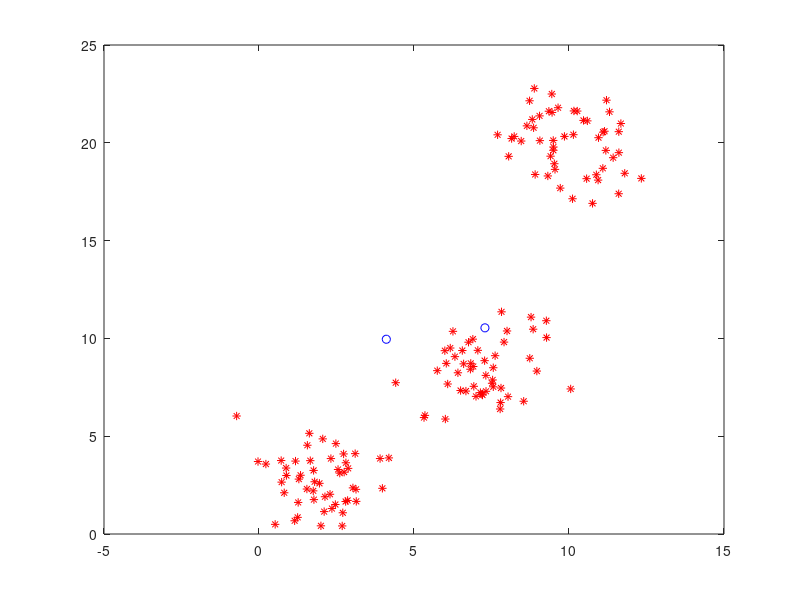

MATLAB code to generate this figure:

n=50;
%%%%%%%%generate guassian points
mu = [2 3];
SIGMA = [1 0; 0 2];
r = mvnrnd(mu,SIGMA,n);
plot(r(:,1),r(:,2),'r*');
x = r;
hold on;

mu = [7 8];
SIGMA = [ 1 0; 0 2];
r2 = mvnrnd(mu,SIGMA,n);
plot(r2(:,1),r2(:,2),'r*')
x = [x;r2];
hold on;

mu = [10 20];
SIGMA = [ 1 0; 0 2];
r3 = mvnrnd(mu,SIGMA,n);
plot(r3(:,1),r3(:,2),'r*')
x = [x;r3];
hold on;
% 
% mu = [5 30];
% SIGMA = [ 1 0; 0 2];
% r4 = mvnrnd(mu,SIGMA,n);
% plot(r4(:,1),r4(:,2),'r*')
% x = [x;r4];
% hold on;
% 
% mu = [2.5 18];
% SIGMA = [ 1 0; 0 2];
% r5 = mvnrnd(mu,SIGMA,n);
% plot(r5(:,1),r5(:,2),'r*')
% x = [x;r5];
% hold on;






%%%%%%%%%%%%%%%%%%%%%%%%%%%%%%%%%




time=0;
k=2;
z=x(1:k,1:2);
z1=zeros(k,2);
while time<=1000
    count=zeros(k,1);  
    allsum=zeros(k,2);  
    num=[];  
    temp=[];  
    sum(1,1)=0;
    for i=1:size(x,1)
        for j=1:k
        temp(j,1)=sqrt((z(j,1)-x(i,1)).^2+(z(j,2)-x(i,2)).^2);
        temp(j,2)=j;
        end
        temp=sortrows(temp,1);  
        c=temp(1,2);       
        if temp(k,1)>sum(1,1)  
            sum(1,1)=temp(k,1);
            sum(1,2)=temp(k,2); 
        end
        count(c)=count(c)+1;   
        num(c,count(c))=i;
        allsum(c,1)=allsum(c,1)+x(i,1); 
        allsum(c,2)=allsum(c,2)+x(i,2); 
    end
    for i=1:k
        if count(i)~=0
    z1(i,1)=allsum(i,1)./count(i);  
    z1(i,2)=allsum(i,2)./count(i);
        else 
            z1(i,1)=x(sum(1,2),1);
            z1(i,2)=x(sum(1,2),2);
        end
    end
% z1(:,1)=allsum(:,1)./count(:);
% z1(:,2)=allsum(:,2)./count(:);
    if (z==z1)  
        break;
    else
       lz=z1;
    end
    time=time+1
end
% plot(x(:,1),x(:,2),'r*');
% hold on;
plot(z1(:,1),z1(:,2),'bo');




%%%%%%%%%%%%%%%%%%%%%%%%%%%%%%%%%%%%%%%%%%%%%%%%%%%%%%%

% 
% k=5;X=x;
% 
% n = size(X, 1); % ????
% m = size(X, 2); % ????
% 
% % 1.?nums??????k???????
% M = X(1:k, :); % ???k????????
% 
% loop = 0;
% while true
%     % 2. ????????????????????????????????
%     DIST = zeros(n, k); % DIST????????????
%     for i = 1:n
%         for j = 1:k
%             DIST(i, j) = norm(X(i, :) - M(j, :)); % ?????????????
%         end
%     end
%     [~, IDX] = min(DIST, [], 2); % IDX?????????????????????????????
% 
%     % 3. ???????????????
%     C = zeros(k, m); % C????????????
%     count = zeros(k, 1); % count???????????
%     for i = 1:n
%         idx = IDX(i); % idx?????
%         count(idx) = count(idx) + 1; % ?????????
%         C(idx, :) = C(idx, :) + X(i, :);
%     end
%     for i = 1:k
%         C(i, :) = C(i, :) / count(i); % ??C?????????
%     end
% 
%     loop = loop + 1;
%     disp(['?' , num2str(loop) , '???'])
%     % 4. ??2~3?????????????????????????
%     residual = norm(M - C); % ?????????????
%     disp(['????????????' , num2str(residual)])
%     if residual < 1e-5
%         break;
%     end
%     M = C; % ?????????????????????????
% end


